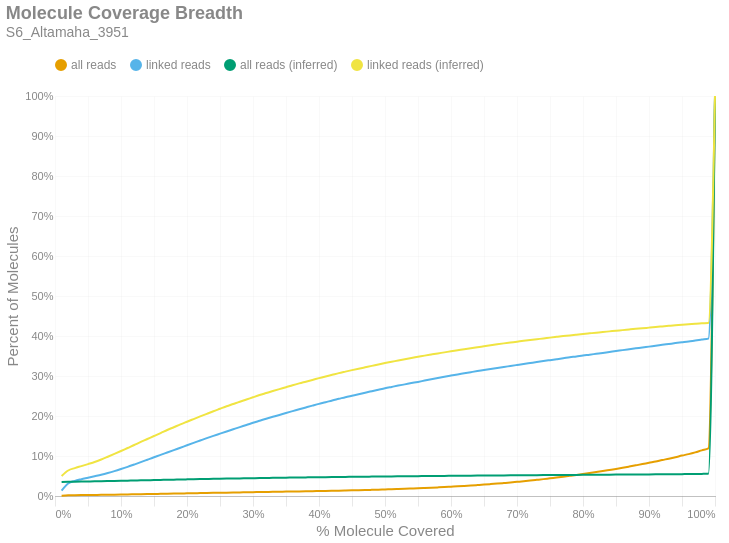

The notebook cell this image was saved under:
### Markdown cell above
### Molecule Read Coverage
This chart shows molecule coverage breadth as computed by the number of bases aligned to that molecule. In other words, "*how much of each unique long molecule is actually sequenced/aligned?*" Keep in mind there is a distinction between sequences and alignments, since some sequences belonging to a particular molecule may not align well and wouldn't appear in the alignment data. This chart also shows molecule coverage breadth as computed by the *inferred fragment* from which the aligned sequences originate. Unlike read coverage, this calculation takes into account the total insert size, including unsequenced gaps between the forward and reverse reads. Like the previous figures, these are cumulative percents.

### Code cell
if SKIPLR:
    print_html(f"Skipped")
else:
    binned_df = consolidated_hist(valids['coverage_bp'], mask, 0.01, True)
    binned_df_inf = consolidated_hist(valids['coverage_inserts'], mask, 0.01, True)
    binned_df = binned_df.with_columns(pl.lit(binned_df_inf['all reads (cumsum)']).alias('all reads (inferred)'))
    binned_df = binned_df.with_columns(pl.lit(binned_df_inf['linked reads (cumsum)']).alias('linked reads (inferred)'))
    binned_df = binned_df.with_columns(
        (pl.col('bin').cast(pl.Float64) + 0.01).alias('right_edge')
    )

    with SafeRender(binned_df):
        (
            density_plot(binned_df, 'Molecule Coverage Breadth', samplename, 'molcov', ['all reads (inferred)','linked reads (inferred)'])
            .encode(
                #x=alt.X('bin:Q', title="% Molecule Covered").axis(format = '%').scale(padding=0),
                x=alt.X('right_edge:Q', title="% Molecule Covered").axis(format='%').scale(padding=0),
                y=alt.Y('value:Q', title='Percent of Molecules')
                    .axis(format='%')
                    .stack(False)
                    .scale(domainMin=0, padding=0),
                color=alt.Color("key:N").scale(domain = ["all reads", "linked reads", "all reads (inferred)", "linked reads (inferred)"]),
                tooltip = [
                    alt.Tooltip("key:N", title = "Data Type"),
                    alt.Tooltip("range_label:N", title="% Molecule Covered"),
                    alt.Tooltip("value:Q", format = ".2%", title="% Molecules")
                ]
            )
        ).display()

### Figure 1 — Vega-Lite specification as saved in the notebook (floating-point values rounded to 4 significant figures)
{"width": "container", "height": 400, "config": {"title": {"anchor": "start", "dy": -15, "fontSize": 18, "color": "#888888", "subtitleColor": "#888888", "subtitleFontSize": 14}, "arc": {"fill": "#0072B2"}, "axis": {"domainColor": "#888888", "domainWidth": 0.5, "gridWidth": 0.2, "grid": false, "titleFontWeight": 400, "titleFontSize": 15, "labelFontSize": 11, "labelColor": "#888888", "tickColor": "#888888", "tickWidth": 0.2, "titleColor": "#888888"}, "axisBand": {"grid": false}, "axisX": {"grid": true, "tickSize": 10, "domainCap": "round"}, "axisY": {"domain": false, "grid": true, "tickSize": 0, "domainCap": "round"}, "background": "transparent", "header": {"labelFontSize": 15, "labelColor": "#888888", "titleFontSize": 15, "titleFontWeight": 600, "titleColor": "#888888"}, "legend": {"labelFont": "sans-serif", "labelFontSize": 12, "labelColor": "#888888", "symbolSize": 100, "symbolType": "circle", "titleFontSize": 12, "titlePadding": 10, "titleColor": "#888888", "title": null, "orient": "top"}, "range": {"category": ["#E69F00", "#56B4E9", "#009E73", "#F0E442", "#0072B2", "#D55E00", "#CC79A7", "#000000"], "diverging": ["#cfe8f3", "#a2d4ec", "#73bfe2", "#46abdb", "#1696d2", "#12719e"]}, "area": {"fill": "#0072B2", "fillOpacity": 0.7, "line": true, "strokeOpacity": 0.7}, "line": {"color": "#0072B2", "stroke": "#0072B2", "strokeWidth": 2}, "trail": {"color": "#0072B2", "stroke": "#0072B2", "strokeWidth": 0, "size": 1}, "point": {"filled": true, "fillOpacity": 1.0, "size": 95}, "text": {"color": "#888888", "fontSize": 11, "align": "right", "fontWeight": 400, "size": 11}, "bar": {"fill": "#0072B2", "stroke": null}, "view": {"stroke": null, "continuousWidth": 660, "continuousHeight": 400}}, "data": {"name": "data-2e660869be5f3d700a57dbe25f9c197d"}, "mark": {"type": "line", "interpolate": "monotone", "point": {"opacity": 0, "size": 275}}, "encoding": {"color": {"field": "key", "scale": {"domain": ["all reads", "linked reads", "all reads (inferred)", "linked reads (inferred)"]}, "type": "nominal"}, "tooltip": [{"field": "key", "title": "Data Type", "type": "nominal"}, {"field": "range_label", "title": "% Molecule Covered", "type": "nominal"}, {"field": "value", "format": ".2%", "title": "% Molecules", "type": "quantitative"}], "x": {"axis": {"format": "%"}, "field": "right_edge", "scale": {"padding": 0}, "title": "% Molecule Covered", "type": "quantitative"}, "y": {"axis": {"format": "%"}, "field": "value", "scale": {"domainMin": 0, "padding": 0}, "stack": false, "title": "Percent of Molecules", "type": "quantitative"}}, "params": [{"name": "param_c36ac31b6afebe62", "select": {"type": "point", "fields": ["key"]}, "bind": "legend"}], "title": {"text": "Molecule Coverage Breadth", "subtitle": "S6_Altamaha_3951"}, "transform": [{"fold": ["all reads (cumsum)", "linked reads (cumsum)", "all reads (inferred)", "linked reads (inferred)"]}, {"calculate": "replace(datum.key, ' (cumsum)', '')", "as": "key"}, {"filter": {"param": "param_c36ac31b6afebe62"}}], "usermeta": {"embedOptions": {"downloadFileName": "S6_Altamaha_3951.molcov"}}, "$schema": "https://vega.github.io/schema/vega-lite/v6.1.0.json", "datasets": {"data-2e660869be5f3d700a57dbe25f9c197d": [{"bin": "0.0", "interval": "0.0-0.01", "all reads": 0.0007364, "linked reads": 0.01368, "all reads (cumsum)": 0.0007364, "linked reads (cumsum)": 0.01368, "range_label": "0.0-0.01", "all reads (inferred)": 0.03485, "linked reads (inferred)": 0.04986, "right_edge": 0.01}, {"bin": "0.01", "interval": "0.01-0.02", "all reads": 0.0009014, "linked reads": 0.0175, "all reads (cumsum)": 0.001638, "linked reads (cumsum)": 0.03118, "range_label": "0.01-0.02", "all reads (inferred)": 0.03553, "linked reads (inferred)": 0.06374, "right_edge": 0.02}, {"bin": "0.02", "interval": "0.02-0.03", "all reads": 0.0003647, "linked reads": 0.006731, "all reads (cumsum)": 0.002003, "linked reads (cumsum)": 0.03791, "range_label": "0.02-0.03", "all reads (inferred)": 0.03583, "linked reads (inferred)": 0.06974, "right_edge": 0.03}, {"bin": "0.03", "interval": "0.03-0.04", "all reads": 0.0002468, "linked reads": 0.00419, "all reads (cumsum)": 0.002249, "linked reads (cumsum)": 0.0421, "range_label": "0.03-0.04", "all reads (inferred)": 0.03608, "linked reads (inferred)": 0.0747, "right_edge": 0.04}, {"bin": "0.04", "interval": "0.04-0.05", "all reads": 0.0002017, "linked reads": 0.003614, "all reads (cumsum)": 0.002451, "linked reads (cumsum)": 0.04572, "range_label": "0.04-0.05", "all reads (inferred)": 0.03634, "linked reads (inferred)": 0.07978, "right_edge": 0.05}, {"bin": "0.05", "interval": "0.05-0.06", "all reads": 0.0002071, "linked reads": 0.00373, "all reads (cumsum)": 0.002658, "linked reads (cumsum)": 0.04945, "range_label": "0.05-0.06", "all reads (inferred)": 0.03661, "linked reads (inferred)": 0.08498, "right_edge": 0.06}, {"bin": "0.06", "interval": "0.06-0.07", "all reads": 0.0002059, "linked reads": 0.003766, "all reads (cumsum)": 0.002864, "linked reads (cumsum)": 0.05321, "range_label": "0.06-0.07", "all reads (inferred)": 0.03692, "linked reads (inferred)": 0.09126, "right_edge": 0.07}, {"bin": "0.07", "interval": "0.07-0.08", "all reads": 0.0002262, "linked reads": 0.004264, "all reads (cumsum)": 0.00309, "linked reads (cumsum)": 0.05748, "range_label": "0.07-0.08", "all reads (inferred)": 0.03726, "linked reads (inferred)": 0.09817, "right_edge": 0.08}, {"bin": "0.08", "interval": "0.08-0.09", "all reads": 0.0002508, "linked reads": 0.004693, "all reads (cumsum)": 0.003341, "linked reads (cumsum)": 0.06217, "range_label": "0.08-0.09", "all reads (inferred)": 0.03761, "linked reads (inferred)": 0.1052, "right_edge": 0.09}, {"bin": "0.09", "interval": "0.09-0.1", "all reads": 0.0002671, "linked reads": 0.00518, "all reads (cumsum)": 0.003608, "linked reads (cumsum)": 0.06735, "range_label": "0.09-0.1", "all reads (inferred)": 0.03797, "linked reads (inferred)": 0.1125, "right_edge": 0.1}, {"bin": "0.1", "interval": "0.1-0.11", "all reads": 0.0002874, "linked reads": 0.005484, "all reads (cumsum)": 0.003896, "linked reads (cumsum)": 0.07284, "range_label": "0.1-0.11", "all reads (inferred)": 0.03834, "linked reads (inferred)": 0.12, "right_edge": 0.11}, {"bin": "0.11", "interval": "0.11-0.12", "all reads": 0.0003055, "linked reads": 0.005851, "all reads (cumsum)": 0.004201, "linked reads (cumsum)": 0.07869, "range_label": "0.11-0.12", "all reads (inferred)": 0.03871, "linked reads (inferred)": 0.1274, "right_edge": 0.12}, {"bin": "0.12", "interval": "0.12-0.13", "all reads": 0.0003078, "linked reads": 0.00594, "all reads (cumsum)": 0.004509, "linked reads (cumsum)": 0.08463, "range_label": "0.12-0.13", "all reads (inferred)": 0.03909, "linked reads (inferred)": 0.1352, "right_edge": 0.13}, {"bin": "0.13", "interval": "0.13-0.14", "all reads": 0.0003127, "linked reads": 0.006149, "all reads (cumsum)": 0.004822, "linked reads (cumsum)": 0.09078, "range_label": "0.13-0.14", "all reads (inferred)": 0.03945, "linked reads (inferred)": 0.1425, "right_edge": 0.14}, {"bin": "0.14", "interval": "0.14-0.15", "all reads": 0.0003154, "linked reads": 0.006176, "all reads (cumsum)": 0.005137, "linked reads (cumsum)": 0.09695, "range_label": "0.14-0.15", "all reads (inferred)": 0.03982, "linked reads (inferred)": 0.1499, "right_edge": 0.15}, {"bin": "0.15", "interval": "0.15-0.16", "all reads": 0.0002949, "linked reads": 0.005757, "all reads (cumsum)": 0.005432, "linked reads (cumsum)": 0.1027, "range_label": "0.15-0.16", "all reads (inferred)": 0.04017, "linked reads (inferred)": 0.1572, "right_edge": 0.16}, {"bin": "0.16", "interval": "0.16-0.17", "all reads": 0.0003102, "linked reads": 0.006066, "all reads (cumsum)": 0.005742, "linked reads (cumsum)": 0.1088, "range_label": "0.16-0.17", "all reads (inferred)": 0.04056, "linked reads (inferred)": 0.1651, "right_edge": 0.17}, {"bin": "0.17", "interval": "0.17-0.18", "all reads": 0.0003075, "linked reads": 0.006024, "all reads (cumsum)": 0.00605, "linked reads (cumsum)": 0.1148, "range_label": "0.17-0.18", "all reads (inferred)": 0.0409, "linked reads (inferred)": 0.172, "right_edge": 0.18}, {"bin": "0.18", "interval": "0.18-0.19", "all reads": 0.0003011, "linked reads": 0.00594, "all reads (cumsum)": 0.006351, "linked reads (cumsum)": 0.1207, "range_label": "0.18-0.19", "all reads (inferred)": 0.04124, "linked reads (inferred)": 0.179, "right_edge": 0.19}, {"bin": "0.19", "interval": "0.19-0.2", "all reads": 0.0003075, "linked reads": 0.00605, "all reads (cumsum)": 0.006658, "linked reads (cumsum)": 0.1268, "range_label": "0.19-0.2", "all reads (inferred)": 0.04157, "linked reads (inferred)": 0.1857, "right_edge": 0.2}, {"bin": "0.2", "interval": "0.2-0.21", "all reads": 0.0003063, "linked reads": 0.006003, "all reads (cumsum)": 0.006965, "linked reads (cumsum)": 0.1328, "range_label": "0.2-0.21", "all reads (inferred)": 0.0419, "linked reads (inferred)": 0.1923, "right_edge": 0.21}, {"bin": "0.21", "interval": "0.21-0.22", "all reads": 0.0003001, "linked reads": 0.005945, "all reads (cumsum)": 0.007265, "linked reads (cumsum)": 0.1387, "range_label": "0.21-0.22", "all reads (inferred)": 0.04222, "linked reads (inferred)": 0.1989, "right_edge": 0.22}, {"bin": "0.22", "interval": "0.22-0.23", "all reads": 0.0003038, "linked reads": 0.005992, "all reads (cumsum)": 0.007568, "linked reads (cumsum)": 0.1447, "range_label": "0.22-0.23", "all reads (inferred)": 0.04254, "linked reads (inferred)": 0.2054, "right_edge": 0.23}, {"bin": "0.23", "interval": "0.23-0.24", "all reads": 0.0002919, "linked reads": 0.005668, "all reads (cumsum)": 0.00786, "linked reads (cumsum)": 0.1504, "range_label": "0.23-0.24", "all reads (inferred)": 0.04286, "linked reads (inferred)": 0.212, "right_edge": 0.24}, {"bin": "0.24", "interval": "0.24-0.25", "all reads": 0.0002867, "linked reads": 0.005437, "all reads (cumsum)": 0.008147, "linked reads (cumsum)": 0.1558, "range_label": "0.24-0.25", "all reads (inferred)": 0.04316, "linked reads (inferred)": 0.2181, "right_edge": 0.25}, {"bin": "0.25", "interval": "0.25-0.26", "all reads": 0.0002817, "linked reads": 0.005453, "all reads (cumsum)": 0.008429, "linked reads (cumsum)": 0.1613, "range_label": "0.25-0.26", "all reads (inferred)": 0.04346, "linked reads (inferred)": 0.2242, "right_edge": 0.26}, {"bin": "0.26", "interval": "0.26-0.27", "all reads": 0.0002872, "linked reads": 0.005526, "all reads (cumsum)": 0.008716, "linked reads (cumsum)": 0.1668, "range_label": "0.26-0.27", "all reads (inferred)": 0.04375, "linked reads (inferred)": 0.23, "right_edge": 0.27}, {"bin": "0.27", "interval": "0.27-0.28", "all reads": 0.0002899, "linked reads": 0.005495, "all reads (cumsum)": 0.009006, "linked reads (cumsum)": 0.1723, "range_label": "0.27-0.28", "all reads (inferred)": 0.04403, "linked reads (inferred)": 0.2358, "right_edge": 0.28}, {"bin": "0.28", "interval": "0.28-0.29", "all reads": 0.0002755, "linked reads": 0.005217, "all reads (cumsum)": 0.009281, "linked reads (cumsum)": 0.1775, "range_label": "0.28-0.29", "all reads (inferred)": 0.0443, "linked reads (inferred)": 0.2412, "right_edge": 0.29}, {"bin": "0.29", "interval": "0.29-0.3", "all reads": 0.0002926, "linked reads": 0.005489, "all reads (cumsum)": 0.009574, "linked reads (cumsum)": 0.183, "range_label": "0.29-0.3", "all reads (inferred)": 0.04458, "linked reads (inferred)": 0.2468, "right_edge": 0.3}, {"bin": "0.3", "interval": "0.3-0.31", "all reads": 0.0002758, "linked reads": 0.005118, "all reads (cumsum)": 0.00985, "linked reads (cumsum)": 0.1881, "range_label": "0.3-0.31", "all reads (inferred)": 0.04485, "linked reads (inferred)": 0.2523, "right_edge": 0.31}, {"bin": "0.31", "interval": "0.31-0.32", "all reads": 0.00028, "linked reads": 0.005123, "all reads (cumsum)": 0.01013, "linked reads (cumsum)": 0.1933, "range_label": "0.31-0.32", "all reads (inferred)": 0.0451, "linked reads (inferred)": 0.2573, "right_edge": 0.32}, {"bin": "0.32", "interval": "0.32-0.33", "all reads": 0.0002775, "linked reads": 0.004788, "all reads (cumsum)": 0.01041, "linked reads (cumsum)": 0.198, "range_label": "0.32-0.33", "all reads (inferred)": 0.04535, "linked reads (inferred)": 0.2624, "right_edge": 0.33}, {"bin": "0.33", "interval": "0.33-0.34", "all reads": 0.0002691, "linked reads": 0.004657, "all reads (cumsum)": 0.01068, "linked reads (cumsum)": 0.2027, "range_label": "0.33-0.34", "all reads (inferred)": 0.04559, "linked reads (inferred)": 0.2672, "right_edge": 0.34}, {"bin": "0.34", "interval": "0.34-0.35", "all reads": 0.0002887, "linked reads": 0.004882, "all reads (cumsum)": 0.01097, "linked reads (cumsum)": 0.2076, "range_label": "0.34-0.35", "all reads (inferred)": 0.04582, "linked reads (inferred)": 0.272, "right_edge": 0.35}, {"bin": "0.35", "interval": "0.35-0.36", "all reads": 0.0002773, "linked reads": 0.004594, "all reads (cumsum)": 0.01124, "linked reads (cumsum)": 0.2122, "range_label": "0.35-0.36", "all reads (inferred)": 0.04607, "linked reads (inferred)": 0.2769, "right_edge": 0.36}, {"bin": "0.36", "interval": "0.36-0.37", "all reads": 0.0002899, "linked reads": 0.004688, "all reads (cumsum)": 0.01153, "linked reads (cumsum)": 0.2169, "range_label": "0.36-0.37", "all reads (inferred)": 0.0463, "linked reads (inferred)": 0.2815, "right_edge": 0.37}, {"bin": "0.37", "interval": "0.37-0.38", "all reads": 0.0002954, "linked reads": 0.004547, "all reads (cumsum)": 0.01183, "linked reads (cumsum)": 0.2214, "range_label": "0.37-0.38", "all reads (inferred)": 0.04651, "linked reads (inferred)": 0.2858, "right_edge": 0.38}, {"bin": "0.38", "interval": "0.38-0.39", "all reads": 0.0003117, "linked reads": 0.004526, "all reads (cumsum)": 0.01214, "linked reads (cumsum)": 0.2259, "range_label": "0.38-0.39", "all reads (inferred)": 0.04672, "linked reads (inferred)": 0.2901, "right_edge": 0.39}, {"bin": "0.39", "interval": "0.39-0.4", "all reads": 0.0003092, "linked reads": 0.004447, "all reads (cumsum)": 0.01245, "linked reads (cumsum)": 0.2304, "range_label": "0.39-0.4", "all reads (inferred)": 0.04695, "linked reads (inferred)": 0.2947, "right_edge": 0.4}, {"bin": "0.4", "interval": "0.4-0.41", "all reads": 0.0003035, "linked reads": 0.004112, "all reads (cumsum)": 0.01275, "linked reads (cumsum)": 0.2345, "range_label": "0.4-0.41", "all reads (inferred)": 0.04716, "linked reads (inferred)": 0.2989, "right_edge": 0.41}, {"bin": "0.41", "interval": "0.41-0.42", "all reads": 0.000331, "linked reads": 0.004458, "all reads (cumsum)": 0.01308, "linked reads (cumsum)": 0.239, "range_label": "0.41-0.42", "all reads (inferred)": 0.04737, "linked reads (inferred)": 0.303, "right_edge": 0.42}, {"bin": "0.42", "interval": "0.42-0.43", "all reads": 0.0003427, "linked reads": 0.003976, "all reads (cumsum)": 0.01343, "linked reads (cumsum)": 0.2429, "range_label": "0.42-0.43", "all reads (inferred)": 0.04758, "linked reads (inferred)": 0.3072, "right_edge": 0.43}, {"bin": "0.43", "interval": "0.43-0.44", "all reads": 0.0003543, "linked reads": 0.004096, "all reads (cumsum)": 0.01378, "linked reads (cumsum)": 0.247, "range_label": "0.43-0.44", "all reads (inferred)": 0.04777, "linked reads (inferred)": 0.3109, "right_edge": 0.44}, {"bin": "0.44", "interval": "0.44-0.45", "all reads": 0.0003702, "linked reads": 0.003719, "all reads (cumsum)": 0.01415, "linked reads (cumsum)": 0.2507, "range_label": "0.44-0.45", "all reads (inferred)": 0.04796, "linked reads (inferred)": 0.3146, "right_edge": 0.45}, {"bin": "0.45", "interval": "0.45-0.46", "all reads": 0.0003826, "linked reads": 0.003709, "all reads (cumsum)": 0.01453, "linked reads (cumsum)": 0.2544, "range_label": "0.45-0.46", "all reads (inferred)": 0.04814, "linked reads (inferred)": 0.3183, "right_edge": 0.46}, {"bin": "0.46", "interval": "0.46-0.47", "all reads": 0.0004128, "linked reads": 0.003834, "all reads (cumsum)": 0.01495, "linked reads (cumsum)": 0.2583, "range_label": "0.46-0.47", "all reads (inferred)": 0.04832, "linked reads (inferred)": 0.3218, "right_edge": 0.47}, {"bin": "0.47", "interval": "0.47-0.48", "all reads": 0.0004416, "linked reads": 0.003709, "all reads (cumsum)": 0.01539, "linked reads (cumsum)": 0.262, "range_label": "0.47-0.48", "all reads (inferred)": 0.0485, "linked reads (inferred)": 0.3253, "right_edge": 0.48}, {"bin": "0.48", "interval": "0.48-0.49", "all reads": 0.0004567, "linked reads": 0.003688, "all reads (cumsum)": 0.01584, "linked reads (cumsum)": 0.2657, "range_label": "0.48-0.49", "all reads (inferred)": 0.04869, "linked reads (inferred)": 0.3289, "right_edge": 0.49}, {"bin": "0.49", "interval": "0.49-0.5", "all reads": 0.0005246, "linked reads": 0.003682, "all reads (cumsum)": 0.01637, "linked reads (cumsum)": 0.2694, "range_label": "0.49-0.5", "all reads (inferred)": 0.04886, "linked reads (inferred)": 0.3323, "right_edge": 0.5}, {"bin": "0.5", "interval": "0.5-0.51", "all reads": 0.0004881, "linked reads": 0.003342, "all reads (cumsum)": 0.01686, "linked reads (cumsum)": 0.2727, "range_label": "0.5-0.51", "all reads (inferred)": 0.04903, "linked reads (inferred)": 0.3355, "right_edge": 0.51}, {"bin": "0.51", "interval": "0.51-0.52", "all reads": 0.0005553, "linked reads": 0.00329, "all reads (cumsum)": 0.01741, "linked reads (cumsum)": 0.276, "range_label": "0.51-0.52", "all reads (inferred)": 0.0492, "linked reads (inferred)": 0.3388, "right_edge": 0.52}, {"bin": "0.52", "interval": "0.52-0.53", "all reads": 0.0005761, "linked reads": 0.00309, "all reads (cumsum)": 0.01799, "linked reads (cumsum)": 0.2791, "range_label": "0.52-0.53", "all reads (inferred)": 0.04936, "linked reads (inferred)": 0.342, "right_edge": 0.53}, {"bin": "0.53", "interval": "0.53-0.54", "all reads": 0.000611, "linked reads": 0.003148, "all reads (cumsum)": 0.0186, "linked reads (cumsum)": 0.2822, "range_label": "0.53-0.54", "all reads (inferred)": 0.04952, "linked reads (inferred)": 0.3451, "right_edge": 0.54}, {"bin": "0.54", "interval": "0.54-0.55", "all reads": 0.0006269, "linked reads": 0.003022, "all reads (cumsum)": 0.01923, "linked reads (cumsum)": 0.2853, "range_label": "0.54-0.55", "all reads (inferred)": 0.04967, "linked reads (inferred)": 0.3479, "right_edge": 0.55}, {"bin": "0.55", "interval": "0.55-0.56", "all reads": 0.0007218, "linked reads": 0.003331, "all reads (cumsum)": 0.01995, "linked reads (cumsum)": 0.2886, "range_label": "0.55-0.56", "all reads (inferred)": 0.04983, "linked reads (inferred)": 0.3509, "right_edge": 0.56}, {"bin": "0.56", "interval": "0.56-0.57", "all reads": 0.0007562, "linked reads": 0.003242, "all reads (cumsum)": 0.0207, "linked reads (cumsum)": 0.2918, "range_label": "0.56-0.57", "all reads (inferred)": 0.04998, "linked reads (inferred)": 0.3537, "right_edge": 0.57}, {"bin": "0.57", "interval": "0.57-0.58", "all reads": 0.0007833, "linked reads": 0.003164, "all reads (cumsum)": 0.02149, "linked reads (cumsum)": 0.295, "range_label": "0.57-0.58", "all reads (inferred)": 0.05013, "linked reads (inferred)": 0.3565, "right_edge": 0.58}, {"bin": "0.58", "interval": "0.58-0.59", "all reads": 0.0008187, "linked reads": 0.003075, "all reads (cumsum)": 0.02231, "linked reads (cumsum)": 0.2981, "range_label": "0.58-0.59", "all reads (inferred)": 0.05027, "linked reads (inferred)": 0.3591, "right_edge": 0.59}, {"bin": "0.59", "interval": "0.59-0.6", "all reads": 0.0009079, "linked reads": 0.002944, "all reads (cumsum)": 0.02321, "linked reads (cumsum)": 0.301, "range_label": "0.59-0.6", "all reads (inferred)": 0.05042, "linked reads (inferred)": 0.3618, "right_edge": 0.6}, {"bin": "0.6", "interval": "0.6-0.61", "all reads": 0.0009052, "linked reads": 0.002897, "all reads (cumsum)": 0.02412, "linked reads (cumsum)": 0.3039, "range_label": "0.6-0.61", "all reads (inferred)": 0.05055, "linked reads (inferred)": 0.3643, "right_edge": 0.61}, {"bin": "0.61", "interval": "0.61-0.62", "all reads": 0.001016, "linked reads": 0.002802, "all reads (cumsum)": 0.02514, "linked reads (cumsum)": 0.3067, "range_label": "0.61-0.62", "all reads (inferred)": 0.05068, "linked reads (inferred)": 0.3668, "right_edge": 0.62}, {"bin": "0.62", "interval": "0.62-0.63", "all reads": 0.00107, "linked reads": 0.00285, "all reads (cumsum)": 0.02621, "linked reads (cumsum)": 0.3096, "range_label": "0.62-0.63", "all reads (inferred)": 0.05082, "linked reads (inferred)": 0.3694, "right_edge": 0.63}, {"bin": "0.63", "interval": "0.63-0.64", "all reads": 0.001117, "linked reads": 0.002802, "all reads (cumsum)": 0.02732, "linked reads (cumsum)": 0.3124, "range_label": "0.63-0.64", "all reads (inferred)": 0.05096, "linked reads (inferred)": 0.3718, "right_edge": 0.64}, {"bin": "0.64", "interval": "0.64-0.65", "all reads": 0.001137, "linked reads": 0.002551, "all reads (cumsum)": 0.02846, "linked reads (cumsum)": 0.3149, "range_label": "0.64-0.65", "all reads (inferred)": 0.0511, "linked reads (inferred)": 0.3744, "right_edge": 0.65}, {"bin": "0.65", "interval": "0.65-0.66", "all reads": 0.001243, "linked reads": 0.002713, "all reads (cumsum)": 0.0297, "linked reads (cumsum)": 0.3176, "range_label": "0.65-0.66", "all reads (inferred)": 0.05124, "linked reads (inferred)": 0.377, "right_edge": 0.66}, {"bin": "0.66", "interval": "0.66-0.67", "all reads": 0.00129, "linked reads": 0.002535, "all reads (cumsum)": 0.03099, "linked reads (cumsum)": 0.3202, "range_label": "0.66-0.67", "all reads (inferred)": 0.05137, "linked reads (inferred)": 0.3793, "right_edge": 0.67}, {"bin": "0.67", "interval": "0.67-0.68", "all reads": 0.00137, "linked reads": 0.002383, "all reads (cumsum)": 0.03236, "linked reads (cumsum)": 0.3225, "range_label": "0.67-0.68", "all reads (inferred)": 0.05149, "linked reads (inferred)": 0.3815, "right_edge": 0.68}, {"bin": "0.68", "interval": "0.68-0.69", "all reads": 0.001399, "linked reads": 0.00253, "all reads (cumsum)": 0.03376, "linked reads (cumsum)": 0.3251, "range_label": "0.68-0.69", "all reads (inferred)": 0.05161, "linked reads (inferred)": 0.3837, "right_edge": 0.69}, {"bin": "0.69", "interval": "0.69-0.7", "all reads": 0.001584, "linked reads": 0.002504, "all reads (cumsum)": 0.03535, "linked reads (cumsum)": 0.3276, "range_label": "0.69-0.7", "all reads (inferred)": 0.05173, "linked reads (inferred)": 0.3858, "right_edge": 0.7}, {"bin": "0.7", "interval": "0.7-0.71", "all reads": 0.001578, "linked reads": 0.002493, "all reads (cumsum)": 0.03692, "linked reads (cumsum)": 0.3301, "range_label": "0.7-0.71", "all reads (inferred)": 0.05186, "linked reads (inferred)": 0.3879, "right_edge": 0.71}, {"bin": "0.71", "interval": "0.71-0.72", "all reads": 0.001663, "linked reads": 0.002357, "all reads (cumsum)": 0.03859, "linked reads (cumsum)": 0.3324, "range_label": "0.71-0.72", "all reads (inferred)": 0.05198, "linked reads (inferred)": 0.39, "right_edge": 0.72}, {"bin": "0.72", "interval": "0.72-0.73", "all reads": 0.001779, "linked reads": 0.002341, "all reads (cumsum)": 0.04037, "linked reads (cumsum)": 0.3348, "range_label": "0.72-0.73", "all reads (inferred)": 0.05209, "linked reads (inferred)": 0.392, "right_edge": 0.73}, {"bin": "0.73", "interval": "0.73-0.74", "all reads": 0.001812, "linked reads": 0.002551, "all reads (cumsum)": 0.04218, "linked reads (cumsum)": 0.3373, "range_label": "0.73-0.74", "all reads (inferred)": 0.05221, "linked reads (inferred)": 0.3938, "right_edge": 0.74}, {"bin": "0.74", "interval": "0.74-0.75", "all reads": 0.002026, "linked reads": 0.002336, "all reads (cumsum)": 0.0442, "linked reads (cumsum)": 0.3397, "range_label": "0.74-0.75", "all reads (inferred)": 0.05233, "linked reads (inferred)": 0.3959, "right_edge": 0.75}, {"bin": "0.75", "interval": "0.75-0.76", "all reads": 0.001949, "linked reads": 0.002289, "all reads (cumsum)": 0.04615, "linked reads (cumsum)": 0.3419, "range_label": "0.75-0.76", "all reads (inferred)": 0.05245, "linked reads (inferred)": 0.3979, "right_edge": 0.76}, {"bin": "0.76", "interval": "0.76-0.77", "all reads": 0.002053, "linked reads": 0.002347, "all reads (cumsum)": 0.04821, "linked reads (cumsum)": 0.3443, "range_label": "0.76-0.77", "all reads (inferred)": 0.05257, "linked reads (inferred)": 0.3997, "right_edge": 0.77}, {"bin": "0.77", "interval": "0.77-0.78", "all reads": 0.002147, "linked reads": 0.002483, "all reads (cumsum)": 0.05035, "linked reads (cumsum)": 0.3468, "range_label": "0.77-0.78", "all reads (inferred)": 0.05268, "linked reads (inferred)": 0.4015, "right_edge": 0.78}, {"bin": "0.78", "interval": "0.78-0.79", "all reads": 0.002214, "linked reads": 0.002148, "all reads (cumsum)": 0.05257, "linked reads (cumsum)": 0.3489, "range_label": "0.78-0.79", "all reads (inferred)": 0.05279, "linked reads (inferred)": 0.4033, "right_edge": 0.79}, {"bin": "0.79", "interval": "0.79-0.8", "all reads": 0.002418, "linked reads": 0.002404, "all reads (cumsum)": 0.05498, "linked reads (cumsum)": 0.3513, "range_label": "0.79-0.8", "all reads (inferred)": 0.0529, "linked reads (inferred)": 0.405, "right_edge": 0.8}, {"bin": "0.8", "interval": "0.8-0.81", "all reads": 0.002291, "linked reads": 0.002011, "all reads (cumsum)": 0.05728, "linked reads (cumsum)": 0.3533, "range_label": "0.8-0.81", "all reads (inferred)": 0.05301, "linked reads (inferred)": 0.4066, "right_edge": 0.81}, {"bin": "0.81", "interval": "0.81-0.82", "all reads": 0.002456, "linked reads": 0.002179, "all reads (cumsum)": 0.05973, "linked reads (cumsum)": 0.3555, "range_label": "0.81-0.82", "all reads (inferred)": 0.05312, "linked reads (inferred)": 0.4083, "right_edge": 0.82}, {"bin": "0.82", "interval": "0.82-0.83", "all reads": 0.002587, "linked reads": 0.002153, "all reads (cumsum)": 0.06232, "linked reads (cumsum)": 0.3577, "range_label": "0.82-0.83", "all reads (inferred)": 0.05323, "linked reads (inferred)": 0.41, "right_edge": 0.83}, {"bin": "0.83", "interval": "0.83-0.84", "all reads": 0.00272, "linked reads": 0.002357, "all reads (cumsum)": 0.06504, "linked reads (cumsum)": 0.36, "range_label": "0.83-0.84", "all reads (inferred)": 0.05334, "linked reads (inferred)": 0.4116, "right_edge": 0.84}, {"bin": "0.84", "interval": "0.84-0.85", "all reads": 0.002731, "linked reads": 0.002205, "all reads (cumsum)": 0.06777, "linked reads (cumsum)": 0.3622, "range_label": "0.84-0.85", "all reads (inferred)": 0.05345, "linked reads (inferred)": 0.4132, "right_edge": 0.85}, {"bin": "0.85", "interval": "0.85-0.86", "all reads": 0.002849, "linked reads": 0.002472, "all reads (cumsum)": 0.07062, "linked reads (cumsum)": 0.3647, "range_label": "0.85-0.86", "all reads (inferred)": 0.05356, "linked reads (inferred)": 0.4147, "right_edge": 0.86}, {"bin": "0.86", "interval": "0.86-0.87", "all reads": 0.002979, "linked reads": 0.002258, "all reads (cumsum)": 0.0736, "linked reads (cumsum)": 0.367, "range_label": "0.86-0.87", "all reads (inferred)": 0.05368, "linked reads (inferred)": 0.4163, "right_edge": 0.87}, {"bin": "0.87", "interval": "0.87-0.88", "all reads": 0.003038, "linked reads": 0.002216, "all reads (cumsum)": 0.07664, "linked reads (cumsum)": 0.3692, "range_label": "0.87-0.88", "all reads (inferred)": 0.0538, "linked reads (inferred)": 0.4179, "right_edge": 0.88}, {"bin": "0.88", "interval": "0.88-0.89", "all reads": 0.003107, "linked reads": 0.001975, "all reads (cumsum)": 0.07974, "linked reads (cumsum)": 0.3712, "range_label": "0.88-0.89", "all reads (inferred)": 0.0539, "linked reads (inferred)": 0.4193, "right_edge": 0.89}, {"bin": "0.89", "interval": "0.89-0.9", "all reads": 0.003342, "linked reads": 0.002289, "all reads (cumsum)": 0.08309, "linked reads (cumsum)": 0.3734, "range_label": "0.89-0.9", "all reads (inferred)": 0.05403, "linked reads (inferred)": 0.4209, "right_edge": 0.9}, {"bin": "0.9", "interval": "0.9-0.91", "all reads": 0.003129, "linked reads": 0.002069, "all reads (cumsum)": 0.08621, "linked reads (cumsum)": 0.3755, "range_label": "0.9-0.91", "all reads (inferred)": 0.05415, "linked reads (inferred)": 0.4225, "right_edge": 0.91}, {"bin": "0.91", "interval": "0.91-0.92", "all reads": 0.003682, "linked reads": 0.002326, "all reads (cumsum)": 0.0899, "linked reads (cumsum)": 0.3778, "range_label": "0.91-0.92", "all reads (inferred)": 0.05427, "linked reads (inferred)": 0.4239, "right_edge": 0.92}, {"bin": "0.92", "interval": "0.92-0.93", "all reads": 0.003373, "linked reads": 0.002169, "all reads (cumsum)": 0.09327, "linked reads (cumsum)": 0.38, "range_label": "0.92-0.93", "all reads (inferred)": 0.0544, "linked reads (inferred)": 0.4253, "right_edge": 0.93}, {"bin": "0.93", "interval": "0.93-0.94", "all reads": 0.00372, "linked reads": 0.00221, "all reads (cumsum)": 0.09699, "linked reads (cumsum)": 0.3822, "range_label": "0.93-0.94", "all reads (inferred)": 0.05453, "linked reads (inferred)": 0.4267, "right_edge": 0.94}, {"bin": "0.94", "interval": "0.94-0.95", "all reads": 0.004124, "linked reads": 0.002038, "all reads (cumsum)": 0.1011, "linked reads (cumsum)": 0.3843, "range_label": "0.94-0.95", "all reads (inferred)": 0.05467, "linked reads (inferred)": 0.428, "right_edge": 0.95}, {"bin": "0.95", "interval": "0.95-0.96", "all reads": 0.003598, "linked reads": 0.002053, "all reads (cumsum)": 0.1047, "linked reads (cumsum)": 0.3863, "range_label": "0.95-0.96", "all reads (inferred)": 0.05485, "linked reads (inferred)": 0.4294, "right_edge": 0.96}, {"bin": "0.96", "interval": "0.96-0.97", "all reads": 0.004303, "linked reads": 0.002488, "all reads (cumsum)": 0.109, "linked reads (cumsum)": 0.3888, "range_label": "0.96-0.97", "all reads (inferred)": 0.05501, "linked reads (inferred)": 0.4307, "right_edge": 0.97}, {"bin": "0.97", "interval": "0.97-0.98", "all reads": 0.005079, "linked reads": 0.002341, "all reads (cumsum)": 0.1141, "linked reads (cumsum)": 0.3911, "range_label": "0.97-0.98", "all reads (inferred)": 0.05527, "linked reads (inferred)": 0.4319, "right_edge": 0.98}, {"bin": "0.98", "interval": "0.98-0.99", "all reads": 0.004745, "linked reads": 0.002289, "all reads (cumsum)": 0.1188, "linked reads (cumsum)": 0.3934, "range_label": "0.98-0.99", "all reads (inferred)": 0.05572, "linked reads (inferred)": 0.4327, "right_edge": 0.99}, {"bin": "0.99", "interval": "0.99-1.0", "all reads": 0.8812, "linked reads": 0.6066, "all reads (cumsum)": 1.0, "linked reads (cumsum)": 1.0, "range_label": "0.99-1.0", "all reads (inferred)": 1.0, "linked reads (inferred)": 1.0, "right_edge": 1.0}]}}
